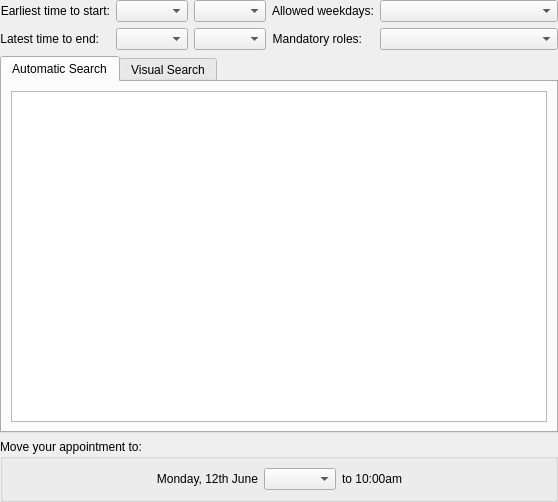
<?xml version="1.0" encoding="UTF-8"?>
<ui version="4.0">
 <class>Dialog</class>
 <widget class="QWidget" name="Dialog">
  <property name="geometry">
   <rect>
    <x>0</x>
    <y>0</y>
    <width>558</width>
    <height>502</height>
   </rect>
  </property>
  <property name="windowTitle">
   <string>Schedule a time</string>
  </property>
  <layout class="QGridLayout" name="gridLayout_2">
   <property name="leftMargin">
    <number>0</number>
   </property>
   <property name="topMargin">
    <number>0</number>
   </property>
   <property name="rightMargin">
    <number>0</number>
   </property>
   <property name="bottomMargin">
    <number>0</number>
   </property>
   <item row="0" column="0">
    <layout class="QHBoxLayout" name="horizontalLayout_3">
     <item>
      <layout class="QFormLayout" name="formLayout">
       <property name="fieldGrowthPolicy">
        <enum>QFormLayout::ExpandingFieldsGrow</enum>
       </property>
       <item row="0" column="0">
        <widget class="QLabel" name="label">
         <property name="text">
          <string>Earliest time to start:</string>
         </property>
         <property name="alignment">
          <set>Qt::AlignRight|Qt::AlignTrailing|Qt::AlignVCenter</set>
         </property>
        </widget>
       </item>
       <item row="0" column="1">
        <layout class="QHBoxLayout" name="horizontalLayout">
         <item>
          <widget class="KDateComboBox" name="mStartDate"/>
         </item>
         <item>
          <widget class="KTimeComboBox" name="mStartTime"/>
         </item>
        </layout>
       </item>
       <item row="1" column="0">
        <widget class="QLabel" name="label_2">
         <property name="text">
          <string>Latest time to end:</string>
         </property>
         <property name="alignment">
          <set>Qt::AlignRight|Qt::AlignTrailing|Qt::AlignVCenter</set>
         </property>
        </widget>
       </item>
       <item row="1" column="1">
        <layout class="QHBoxLayout" name="horizontalLayout_2">
         <item>
          <widget class="KDateComboBox" name="mEndDate"/>
         </item>
         <item>
          <widget class="KTimeComboBox" name="mEndTime"/>
         </item>
        </layout>
       </item>
      </layout>
     </item>
     <item>
      <layout class="QFormLayout" name="formLayout_2">
       <item row="0" column="0">
        <widget class="QLabel" name="label_3">
         <property name="toolTip">
          <string>Check the weekdays to include in the search.</string>
         </property>
         <property name="statusTip">
          <string/>
         </property>
         <property name="whatsThis">
          <string>Only the checked weekdays will be included in the free time slot search.</string>
         </property>
         <property name="text">
          <string>Allowed weekdays:</string>
         </property>
         <property name="alignment">
          <set>Qt::AlignRight|Qt::AlignTrailing|Qt::AlignVCenter</set>
         </property>
        </widget>
       </item>
       <item row="0" column="1">
        <widget class="KPIM::KWeekdayCheckCombo" name="mWeekdayCombo">
         <property name="sizePolicy">
          <sizepolicy hsizetype="MinimumExpanding" vsizetype="Fixed">
           <horstretch>0</horstretch>
           <verstretch>0</verstretch>
          </sizepolicy>
         </property>
         <property name="toolTip">
          <string>Check the weekdays to include in the search.</string>
         </property>
         <property name="whatsThis">
          <string>Only the checked weekdays will be included in the free time slot search.</string>
         </property>
        </widget>
       </item>
       <item row="1" column="0">
        <widget class="QLabel" name="label_5">
         <property name="toolTip">
          <string>Check the roles to include in the search.</string>
         </property>
         <property name="whatsThis">
          <string>Only the participants with the checked roles will be considered in the free time slot search.</string>
         </property>
         <property name="text">
          <string>Mandatory roles:</string>
         </property>
         <property name="alignment">
          <set>Qt::AlignRight|Qt::AlignTrailing|Qt::AlignVCenter</set>
         </property>
        </widget>
       </item>
       <item row="1" column="1">
        <widget class="KPIM::KCheckComboBox" name="mRolesCombo">
         <property name="sizePolicy">
          <sizepolicy hsizetype="MinimumExpanding" vsizetype="Fixed">
           <horstretch>0</horstretch>
           <verstretch>0</verstretch>
          </sizepolicy>
         </property>
         <property name="toolTip">
          <string>Check the roles to include in the search.</string>
         </property>
         <property name="whatsThis">
          <string>Only the participants with the checked roles will be considered in the free time slot search.</string>
         </property>
        </widget>
       </item>
      </layout>
     </item>
    </layout>
   </item>
   <item row="1" column="0">
    <widget class="QTabWidget" name="mTabWidget">
     <property name="currentIndex">
      <number>0</number>
     </property>
     <widget class="QWidget" name="mTextTab">
      <attribute name="title">
       <string>Automatic Search</string>
      </attribute>
      <layout class="QGridLayout" name="gridLayout">
       <item row="0" column="0">
        <widget class="QTableView" name="mTableView">
         <property name="alternatingRowColors">
          <bool>true</bool>
         </property>
         <property name="selectionMode">
          <enum>QAbstractItemView::SingleSelection</enum>
         </property>
         <property name="selectionBehavior">
          <enum>QAbstractItemView::SelectRows</enum>
         </property>
         <property name="showGrid">
          <bool>false</bool>
         </property>
         <attribute name="horizontalHeaderVisible">
          <bool>false</bool>
         </attribute>
         <attribute name="horizontalHeaderStretchLastSection">
          <bool>true</bool>
         </attribute>
         <attribute name="verticalHeaderVisible">
          <bool>false</bool>
         </attribute>
         <attribute name="verticalHeaderStretchLastSection">
          <bool>false</bool>
         </attribute>
        </widget>
       </item>
      </layout>
     </widget>
     <widget class="QWidget" name="mGanttTab">
      <attribute name="title">
       <string>Visual Search</string>
      </attribute>
     </widget>
    </widget>
   </item>
   <item row="2" column="0">
    <widget class="QGroupBox" name="mMoveApptGroupBox">
     <property name="title">
      <string>Move your appointment to:</string>
     </property>
     <layout class="QVBoxLayout" name="verticalLayout_3">
      <item>
       <layout class="QHBoxLayout" name="horizontalLayout_4">
        <item>
         <spacer name="horizontalSpacer">
          <property name="orientation">
           <enum>Qt::Horizontal</enum>
          </property>
          <property name="sizeHint" stdset="0">
           <size>
            <width>40</width>
            <height>20</height>
           </size>
          </property>
         </spacer>
        </item>
        <item>
         <widget class="QLabel" name="mMoveDayLabel">
          <property name="text">
           <string>Monday, 12th June</string>
          </property>
          <property name="alignment">
           <set>Qt::AlignRight|Qt::AlignTrailing|Qt::AlignVCenter</set>
          </property>
         </widget>
        </item>
        <item>
         <widget class="KTimeComboBox" name="mMoveBeginTimeEdit"/>
        </item>
        <item>
         <widget class="QLabel" name="mMoveEndTimeLabel">
          <property name="text">
           <string>to 10:00am</string>
          </property>
         </widget>
        </item>
        <item>
         <spacer name="horizontalSpacer_2">
          <property name="orientation">
           <enum>Qt::Horizontal</enum>
          </property>
          <property name="sizeHint" stdset="0">
           <size>
            <width>40</width>
            <height>20</height>
           </size>
          </property>
         </spacer>
        </item>
       </layout>
      </item>
     </layout>
    </widget>
   </item>
  </layout>
 </widget>
 <customwidgets>
  <customwidget>
   <class>KPIM::KCheckComboBox</class>
   <extends>KComboBox</extends>
   <header>Libkdepim/KCheckComboBox</header>
  </customwidget>
  <customwidget>
   <class>KComboBox</class>
   <extends>QComboBox</extends>
   <header>kcombobox.h</header>
  </customwidget>
  <customwidget>
   <class>KDateComboBox</class>
   <extends>QComboBox</extends>
   <header>kdatecombobox.h</header>
  </customwidget>
  <customwidget>
   <class>KTimeComboBox</class>
   <extends>QComboBox</extends>
   <header>ktimecombobox.h</header>
  </customwidget>
  <customwidget>
   <class>KPIM::KWeekdayCheckCombo</class>
   <extends>KPIM::KCheckComboBox</extends>
   <header>Libkdepim/KWeekdayCheckCombo</header>
  </customwidget>
 </customwidgets>
 <resources/>
 <connections/>
</ui>
